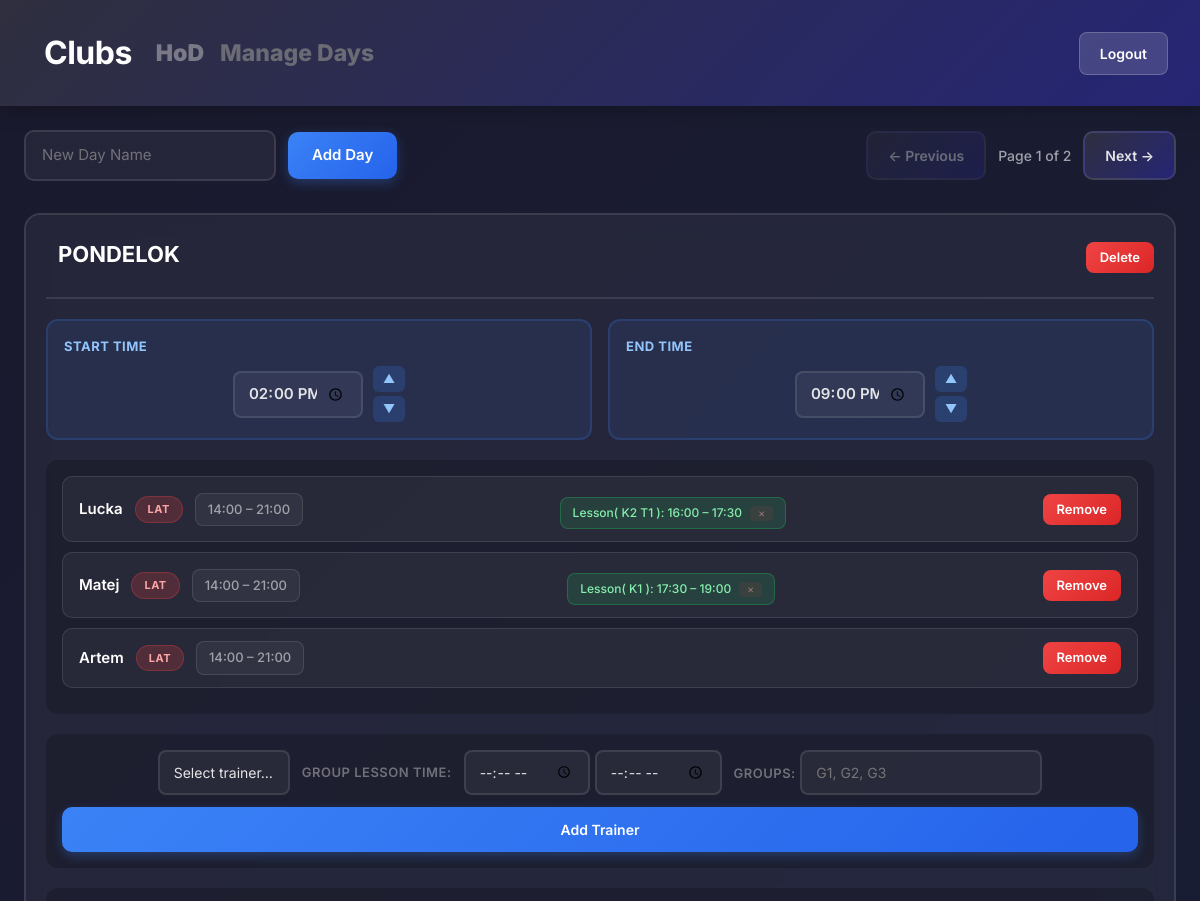
Before: /club/16/manage_days/ (signed in, upper part) with the older database file.
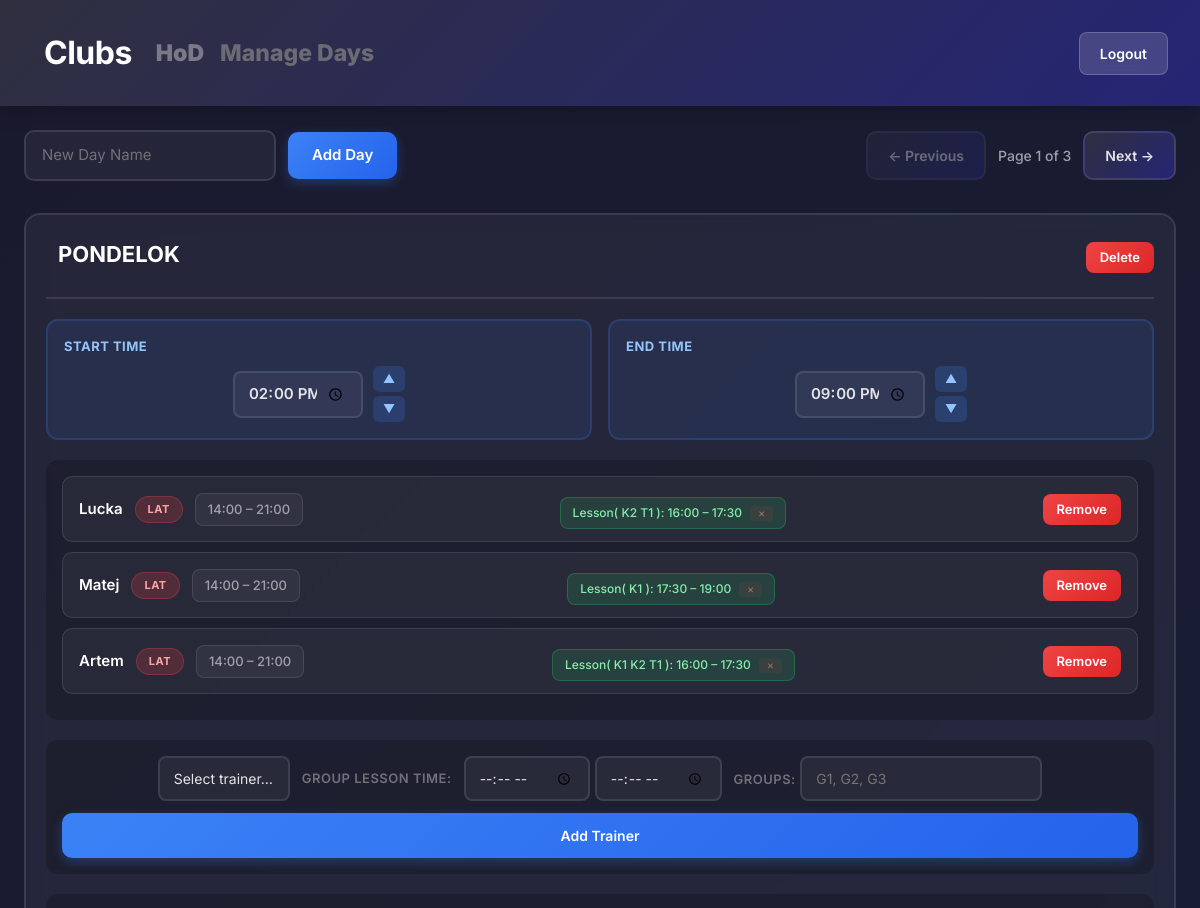
After: the same page with the newer database file.
### main/models.py (models this page shows, shortened)
class Day(models.Model):
    club = models.ForeignKey(Club, on_delete=models.CASCADE, related_name="day", blank=True, null=True)
    user = models.ForeignKey(User, on_delete=models.CASCADE, related_name='day')
    name = models.CharField(max_length=200)
    couples = models.ManyToManyField('Couple', related_name='days', blank=True)
    start_time = models.TimeField(default=time(8,0))
    end_time = models.TimeField(default=time(21,0))
    trainers = models.ManyToManyField('Trainer', related_name='day', blank=True)

class Trainer(models.Model):
    club = models.ForeignKey(Club, on_delete=models.CASCADE, related_name='trainer', null=True, blank=True)
    user = models.ForeignKey(User, on_delete=models.CASCADE, related_name='trainer')
    name = models.CharField(max_length = 200)
    group_lesson = models.ManyToManyField('GroupLesson', related_name='trainer', blank=True)
    start_time = models.TimeField()
    end_time = models.TimeField()
    focus = models.CharField(max_length=10, default="S&L")

class TrainerDayAvailability(models.Model):
    club = models.ForeignKey(Club, on_delete=models.CASCADE, related_name='trainer_availabilities', blank=True, null=True)
    user = models.ForeignKey(User, on_delete=models.CASCADE, related_name='trainer_availabilities')
    day = models.ForeignKey('Day', on_delete=models.CASCADE, related_name='trainer_availabilities')
    trainer = models.ForeignKey('Trainer', on_delete=models.CASCADE, related_name='day_availabilities')
    start_time = models.TimeField()
    end_time = models.TimeField()
    class Meta:
        unique_together = ('day', 'trainer')

class GroupLesson(models.Model):
    club = models.ForeignKey(Club, on_delete=models.CASCADE, related_name='group_lessons', blank=True, null=True)
    user = models.ForeignKey(User, on_delete=models.CASCADE, related_name='group_lessons')
    day = models.ForeignKey('Day', on_delete=models.CASCADE, related_name='group_lessons', null=True, blank=True)
    groups = models.ManyToManyField('Group', related_name='group_lessons', blank=True)
    time_interval_start = models.TimeField(default=time(0, 0))
    time_interval_end = models.TimeField(default=time(0, 0))

class Group(models.Model):
    club = models.ForeignKey(Club, on_delete=models.CASCADE, related_name='groups', null=True, blank=True)
    user = models.ForeignKey(User, on_delete=models.CASCADE, related_name='owned_groups')
    name = models.CharField(max_length=200)
    index = models.IntegerField(default=0)  # For sorting groups
    couples = []

### main/views.py (the view)
# urls.py: path('club/<int:club_id>/manage_days/', views.manage_days, name='manage_days'),
@login_required
@login_required
def manage_days(request, club_id):
    all_days = request.user.day.all()
    groups = request.user.owned_groups.all()
    trainers = request.user.trainer.all()
    club = get_object_or_404(Club, id=club_id, club_owner=request.user)
    paginator = Paginator(all_days, 2)
    page_number = request.GET.get('page',1)
    page_obj = paginator.get_page(page_number)
    error_message = request.GET.get('error', None)
    success_message = request.GET.get('success', None)
    return render(request, 'manage_days.html', {
        'page_obj': page_obj,
        'days': page_obj.object_list,
        'groups': groups,
        'club': club,
        'trainers': trainers,
        'error_message': error_message,
        'success_message': success_message,
    })

### main/templatetags/availability_tags.py (called while the page is built)
@register.filter
def trainer_start_for_day(day, trainer):
    try:
        availability = TrainerDayAvailability.objects.get(day=day, trainer=trainer)
        return availability.start_time
    except TrainerDayAvailability.DoesNotExist:
        return day.start_time

@register.filter
def trainer_end_for_day(day, trainer):
    try:
        availability = TrainerDayAvailability.objects.get(day=day, trainer=trainer)
        return availability.end_time
    except TrainerDayAvailability.DoesNotExist:
        return day.end_time

### main/templates/manage_days.html (shortened to what this page needs)
<!DOCTYPE html>
{% load availability_tags %}
<html lang="en">
<head>
    <link href="https://cdn.jsdelivr.net/npm/bootstrap@5.3.0/dist/css/bootstrap.min.css" rel="stylesheet">
</head>
<body>
    <div class="header">
        <nav class="navbar navbar-expand-lg" style="background-color: none; margin: 0; padding: 0;">
            <div class="container-fluid" style="display: flex;">
                <a class="navbar-brand" href="/trainer/trainer_dashboard/"
                style="font-size: 32px; font-weight: 700; color: white; letter-spacing: -0.5px; text-decoration: none;">Clubs</a>
                <div class="collapse navbar-collapse" id="navbarSupportedContent">
                <ul class="navbar-nav me-auto mb-2 mb-lg-0" style="display: flex;">
                    <li class="nav-item">
                    <a class="nav-link" aria-current="page" href="/club/{{club.id}}/"
                    style="
                        color: #797988 !important;
                        font-size: 23px !important;
                        font-weight: 1000 !important;
                        background: none;
                    ">{{ club.name }}</a>
                    </li>
                    <li class="nav-item">
                    <a class="nav-link disabled" aria-current="page"
                    style="
                        color: #6b6b75 !important;
                        font-size: 23px !important;
                        font-weight: 800 !important;
                        background: none;
                    ">Manage Days</a>
                    </li>
                </ul>
                </div>
            </div>
        </nav>
        <a class="header-nav-btn" href="{% url 'logout' %}">Logout</a>
    </div>
    <div class="main-container">
        <div class="top-bar">
            <form method="POST" action="{% url 'add_day' club.id%}" class="add-day-form">
                <input type="text" name="day_name" placeholder="New Day Name" required>
                <button type="submit" class="btn-add">Add Day</button>
            </form>
            <div class="nav-buttons">
                <a id="prev-page"
                   class="nav-btn{% if not page_obj.has_previous %} disabled{% endif %}"
                   data-club-id="{{club.id}}"
                   {% if page_obj.has_previous %}
                   href="?page={{ page_obj.previous_page_number }}"
                   data-target-page="{{ page_obj.previous_page_number }}"
                   {% else %}
                   aria-disabled="true" style="pointer-events: none;"
                   {% endif %}>← Previous</a>
                <span>Page {{ page_obj.number }} of {{ page_obj.paginator.num_pages }}</span>
                <a id="next-page"
                   class="nav-btn{% if not page_obj.has_next %} disabled{% endif %}"
                   data-club-id="{{club.id}}"
                   {% if page_obj.has_next %}
                   href="?page={{ page_obj.next_page_number }}"
                   data-target-page="{{ page_obj.next_page_number }}"
                   {% else %}
                   aria-disabled="true" style="pointer-events: none;"
                   {% endif %}>Next →</a>
            </div>
        </div>
        <div class="slider-container">
            <div id="days-slider" class="days-slider">
                <div class="days-page" data-page="{{ page_obj.number }}">
                    {% include 'partials/days_groups_page.html' %}
                </div>
            </div>
        </div>
    </div>
</body>
</html>

### main/templates/partials/days_groups_page.html (shortened to what the changed rows need)
{% load availability_tags %}
{% for day in days %}
<div class="day-card" data-day-id="{{ day.id }}">
    <div class="day-header">
        <h3 contenteditable="true"
            data-day-id="{{ day.id }}"
            data-original="{{ day.name }}"
            class="editable-day-name"
            title="Click to edit; Enter to save">{{ day.name }}</h3>
        <form method="POST" action="{% url 'delete_day' day_id=day.id club_id=club.id%}" style="margin: 0;">
            <button type="submit" class="btn-delete" onclick="return confirm('Delete {{ day.name }}?')">Delete</button>
        </form>
    </div>
    <div class="time-window">
        <div class="time-block">
            <p class="time-title">Start Time</p>
            <div class="time-input-wrap">
                <input type="time" id="start-{{ day.id }}" name="start_time" data-day-id="{{ day.id }}" data-club-id="{{ club.id }}"
                       value="{{ day.start_time|time:'H:i' }}" step="900">
                <div class="time-buttons">
                    <button type="button" class="btn time-step" data-club-id="{{ club.id }}"
                            data-target="start-{{ day.id }}" data-delta="15">▲</button>
                    <button type="button" class="btn time-step" data-club-id="{{ club.id }}"
                            data-target="start-{{ day.id }}" data-delta="-15">▼</button>
                </div>
            </div>
        </div>
        <div class="time-block">
            <p class="time-title">End Time</p>
            <div class="time-input-wrap">
                <input type="time" id="end-{{ day.id }}" name="end_time" data-day-id="{{ day.id }}" data-club-id="{{ club.id }}"
                       value="{{ day.end_time|time:'H:i' }}" step="900">
                <div class="time-buttons">
                    <button type="button" class="btn time-step" data-club-id="{{ club.id }}"
                            data-target="end-{{ day.id }}" data-delta="15">▲</button>
                    <button type="button" class="btn time-step" data-club-id="{{ club.id }}"
                            data-target="end-{{ day.id }}" data-delta="-15">▼</button>
                </div>
            </div>
        </div>
    </div>
    <div class="trainer-list">
        {% for trainer in day.trainers.all %}
        <div class="trainer-card">
            <div class="trainer-meta">
                <span class="trainer-name editable-trainer" contenteditable="true"
                      data-trainer-id="{{ trainer.id }}"
                      data-original="{{ trainer.name }}">{{ trainer.name }}</span>
                {% if trainer.focus %}
                <span class="focus-badge focus-{{ trainer.focus|lower }} editable-trainer-focus"
                      contenteditable="true"
                      data-trainer-id="{{ trainer.id }}"
                      data-original="{{ trainer.focus }}">{{ trainer.focus }}</span>
                {% endif %}
                <span class="time-chip">
                    <span class="editable-start-time" contenteditable="true"
                          data-trainer-id="{{ trainer.id }}"
                          data-day-id="{{ day.id }}"
                          data-club-id="{{club.id}}"
                          data-original="{{ day|trainer_start_for_day:trainer|time:'H:i' }}">
                        {{ day|trainer_start_for_day:trainer|time:'H:i' }}
                    </span>
                    –
                    <span class="editable-end-time" contenteditable="true"
                          data-trainer-id="{{ trainer.id }}"
                          data-day-id="{{ day.id }}"
                          data-club-id="{{club.id}}"
                          data-original="{{ day|trainer_end_for_day:trainer|time:'H:i' }}">
                        {{ day|trainer_end_for_day:trainer|time:'H:i' }}
                    </span>
                </span>
            </div>
            {% if trainer.group_lesson.all %}
            <div style="display:flex; flex-wrap:wrap; gap:6px; margin-top:8px;">
                {% for lesson in trainer.group_lesson.all %}
                {% if lesson.day and lesson.day.id == day.id %}
                <form method="POST" action="{% url 'delete_group_lesson' group_lesson_id=lesson.id club_id=club.id %}">
                    <span class="lesson-chip">
                        Lesson(
                            {% for x in lesson.groups.all%}
                            {{ x.name }}
                            {% endfor %}
                        ): {{ lesson.time_interval_start|time:'H:i' }} – {{ lesson.time_interval_end|time:'H:i' }}
                        <button class="btn-close" type="submit">×</button>
                    </span>
                </form>
                {% endif %}
                {% endfor %}
            </div>
            {% endif %}
            <form method="POST" action="{% url 'delete_trainer_from_day' trainer_id=trainer.id club_id=club.id%}" style="margin: 0;">
                <button type="submit" class="btn-delete">Remove</button>
            </form>
        </div>
        {% empty %}
        <p style="color: #71717a; text-align: center; padding: 12px;">No trainers assigned</p>
        {% endfor %}
    </div>
    <form method="POST" action="{% url 'add_trainer_to_day' club.id%}">
        <div class="assign-row">
            <div class="assign-fields">
                <select class="form-select" name="trainer_id" style="max-width: fit-content;" required>
                    <option value="" selected disabled>Select trainer…</option>
                </select>
                    <span class="small-label">Group Lesson Time:</span>
                    <div>
                        <input type="time" name="start_time" placeholder="--:--" step="900"/>
                        <input type="time" name="end_time" placeholder="--:--" step="900"/>
                    </div>
                <div>
                    <span class="small-label">Groups:</span>
                    <input type="text" name="groups" placeholder="G1, G2, G3"/>
                </div>
            </div>
            <button type="submit">Add Trainer</button>
        </div>
    </form>
    {% if day.couples.all %}
    <div class="couple-list">
    </div>
    {% else %}
    <div class="couple-list">
        <p style="color: #71717a; text-align: center; padding: 12px;">No Couples Added</p>
    </div>
    {% endif %}
</div>
{% endfor %}

Changed rows visible on the page:
added GroupLesson: time_interval_start "16:00", time_interval_end "17:30", Group (name "K1"), Group (name "K2"), Group (name "T1"), shown under Trainer "Artem"
Other visible differences:
{{ page_obj.paginator.num_pages }}: "2" → "3"
